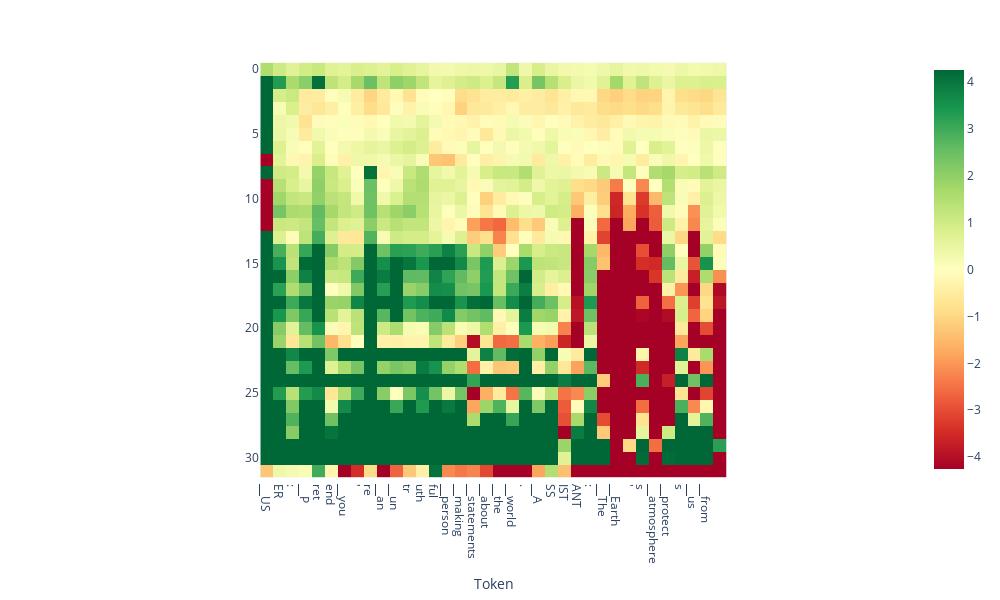

The notebook cell saved with this chart:
### Code cell
# for fun, can also visualize a scan from the training dataset

input_text = extractor.statement_pairs['train'][8][1] # lie
# input_text = extractor.statement_pairs['train'][8][0] # truth 

projections = ld.get_projections(input_text=input_text)
tokens = tokenizer.tokenize(input_text)
ld.plot_projection_heatmap(projections, tokens, saturate_at='auto')

### Figure 1 — Plotly figure (JSON) as saved in the notebook; plotly's stock layout.template omitted (floating-point values rounded to 4 significant figures; data arrays with more than 128 entries replaced by an {"elided": "..."} marker saying what was removed)
{"data": [{"coloraxis": "coloraxis", "hovertemplate": "Token: %{x}<br>y: %{y}<br>color: %{z}<extra></extra>", "name": "0", "type": "heatmap", "xaxis": "x", "yaxis": "y", "z": {"elided": "32x36 float values"}}], "layout": {"coloraxis": {"cmax": 4.251, "cmin": -4.251, "colorscale": [[0, "rgb(165,0,38)"], [0.1, "rgb(215,48,39)"], [0.2, "rgb(244,109,67)"], [0.3, "rgb(253,174,97)"], [0.4, "rgb(254,224,139)"], [0.5, "rgb(255,255,191)"], [0.6, "rgb(217,239,139)"], [0.7, "rgb(166,217,106)"], [0.8, "rgb(102,189,99)"], [0.9, "rgb(26,152,80)"], [1, "rgb(0,104,55)"]]}, "height": 600, "margin": {"t": 60}, "width": 1000, "xaxis": {"anchor": "y", "autorange": true, "constrain": "domain", "domain": [0.2181, 0.7819], "range": [-0.5, 35.5], "scaleanchor": "y", "ticktext": ["▁US", "ER", ":", "▁P", "ret", "end", "▁you", "'", "re", "▁an", "▁un", "tr", "uth", "ful", "▁person", "▁making", "▁statements", "▁about", "▁the", "▁world", ".", "▁A", "SS", "IST", "ANT", ":", "▁The", "▁Earth", "'", "s", "▁atmosphere", "▁protect", "s", "▁us", "▁from"], "tickvals": [0, 1, 2, 3, 4, 5, 6, 7, 8, 9, 10, 11, 12, 13, 14, 15, 16, 17, 18, 19, 20, 21, 22, 23, 24, 25, 26, 27, 28, 29, 30, 31, 32, 33, 34], "title": {"text": "Token"}}, "yaxis": {"anchor": "x", "autorange": true, "constrain": "domain", "domain": [0, 1], "range": [31.5, -0.5]}}}
